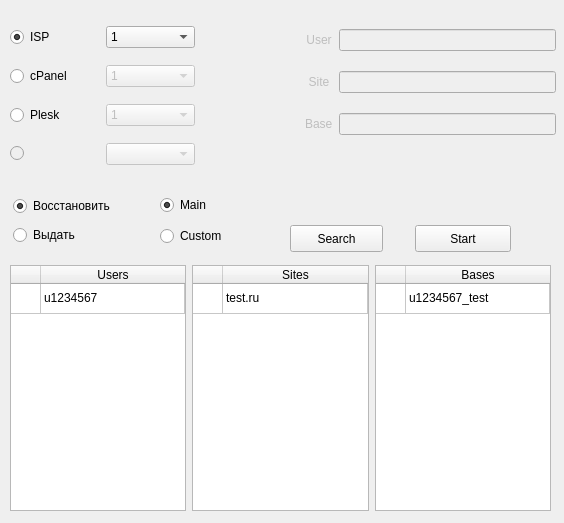
<?xml version="1.0" encoding="UTF-8"?>
<ui version="4.0">
 <class>Form</class>
 <widget class="QWidget" name="Form">
  <property name="geometry">
   <rect>
    <x>0</x>
    <y>0</y>
    <width>564</width>
    <height>523</height>
   </rect>
  </property>
  <property name="windowTitle">
   <string>Backup</string>
  </property>
  <widget class="QWidget" name="verticalLayoutWidget">
   <property name="geometry">
    <rect>
     <x>10</x>
     <y>190</y>
     <width>132</width>
     <height>61</height>
    </rect>
   </property>
   <layout class="QVBoxLayout" name="verticalLayout">
    <property name="margin">
     <number>3</number>
    </property>
    <item>
     <widget class="QRadioButton" name="radioButton_2">
      <property name="text">
       <string>Восстановить</string>
      </property>
      <property name="checked">
       <bool>true</bool>
      </property>
     </widget>
    </item>
    <item>
     <widget class="QRadioButton" name="radioButton">
      <property name="text">
       <string>Выдать</string>
      </property>
     </widget>
    </item>
   </layout>
  </widget>
  <widget class="QWidget" name="layoutWidget">
   <property name="geometry">
    <rect>
     <x>10</x>
     <y>15</y>
     <width>185</width>
     <height>162</height>
    </rect>
   </property>
   <layout class="QGridLayout" name="gridLayout_2">
    <item row="0" column="1">
     <widget class="QComboBox" name="comboBox_isp">
      <item>
       <property name="text">
        <string>1</string>
       </property>
      </item>
      <item>
       <property name="text">
        <string>2</string>
       </property>
      </item>
      <item>
       <property name="text">
        <string>4</string>
       </property>
      </item>
      <item>
       <property name="text">
        <string>7</string>
       </property>
      </item>
      <item>
       <property name="text">
        <string>8</string>
       </property>
      </item>
      <item>
       <property name="text">
        <string>9</string>
       </property>
      </item>
      <item>
       <property name="text">
        <string>10</string>
       </property>
      </item>
      <item>
       <property name="text">
        <string>11</string>
       </property>
      </item>
      <item>
       <property name="text">
        <string>12</string>
       </property>
      </item>
      <item>
       <property name="text">
        <string>13</string>
       </property>
      </item>
      <item>
       <property name="text">
        <string>14</string>
       </property>
      </item>
      <item>
       <property name="text">
        <string>15</string>
       </property>
      </item>
      <item>
       <property name="text">
        <string>16</string>
       </property>
      </item>
      <item>
       <property name="text">
        <string>17</string>
       </property>
      </item>
      <item>
       <property name="text">
        <string>18</string>
       </property>
      </item>
      <item>
       <property name="text">
        <string>19</string>
       </property>
      </item>
      <item>
       <property name="text">
        <string>20</string>
       </property>
      </item>
      <item>
       <property name="text">
        <string>21</string>
       </property>
      </item>
      <item>
       <property name="text">
        <string>22</string>
       </property>
      </item>
      <item>
       <property name="text">
        <string>23</string>
       </property>
      </item>
      <item>
       <property name="text">
        <string>24</string>
       </property>
      </item>
      <item>
       <property name="text">
        <string>25</string>
       </property>
      </item>
      <item>
       <property name="text">
        <string>26</string>
       </property>
      </item>
     </widget>
    </item>
    <item row="1" column="1">
     <widget class="QComboBox" name="comboBox_scp">
      <property name="enabled">
       <bool>false</bool>
      </property>
      <item>
       <property name="text">
        <string>1</string>
       </property>
      </item>
      <item>
       <property name="text">
        <string>2</string>
       </property>
      </item>
      <item>
       <property name="text">
        <string>3</string>
       </property>
      </item>
      <item>
       <property name="text">
        <string>4</string>
       </property>
      </item>
     </widget>
    </item>
    <item row="2" column="1">
     <widget class="QComboBox" name="comboBox_spl">
      <property name="enabled">
       <bool>false</bool>
      </property>
      <item>
       <property name="text">
        <string>1</string>
       </property>
      </item>
      <item>
       <property name="text">
        <string>2</string>
       </property>
      </item>
      <item>
       <property name="text">
        <string>3</string>
       </property>
      </item>
     </widget>
    </item>
    <item row="0" column="0">
     <widget class="QRadioButton" name="radioButton_isp">
      <property name="text">
       <string>ISP</string>
      </property>
      <property name="checked">
       <bool>true</bool>
      </property>
     </widget>
    </item>
    <item row="1" column="0">
     <widget class="QRadioButton" name="radioButton_scp">
      <property name="text">
       <string>cPanel</string>
      </property>
     </widget>
    </item>
    <item row="2" column="0">
     <widget class="QRadioButton" name="radioButton_spl">
      <property name="text">
       <string>Plesk</string>
      </property>
     </widget>
    </item>
    <item row="3" column="0">
     <widget class="QRadioButton" name="radioButton_4">
      <property name="enabled">
       <bool>false</bool>
      </property>
      <property name="text">
       <string/>
      </property>
      <property name="checkable">
       <bool>true</bool>
      </property>
     </widget>
    </item>
    <item row="3" column="1">
     <widget class="QComboBox" name="comboBox_4">
      <property name="enabled">
       <bool>false</bool>
      </property>
     </widget>
    </item>
   </layout>
  </widget>
  <widget class="QWidget" name="widget" native="true">
   <property name="geometry">
    <rect>
     <x>5</x>
     <y>260</y>
     <width>551</width>
     <height>256</height>
    </rect>
   </property>
   <widget class="QWidget" name="gridLayoutWidget">
    <property name="geometry">
     <rect>
      <x>5</x>
      <y>5</y>
      <width>541</width>
      <height>246</height>
     </rect>
    </property>
    <layout class="QGridLayout" name="gridLayout_3">
     <item row="0" column="2">
      <widget class="QTableWidget" name="tableWidget">
       <property name="sizePolicy">
        <sizepolicy hsizetype="Preferred" vsizetype="Preferred">
         <horstretch>0</horstretch>
         <verstretch>0</verstretch>
        </sizepolicy>
       </property>
       <property name="editTriggers">
        <set>QAbstractItemView::NoEditTriggers</set>
       </property>
       <property name="showGrid">
        <bool>true</bool>
       </property>
       <property name="sortingEnabled">
        <bool>true</bool>
       </property>
       <attribute name="horizontalHeaderCascadingSectionResizes">
        <bool>false</bool>
       </attribute>
       <attribute name="horizontalHeaderDefaultSectionSize">
        <number>30</number>
       </attribute>
       <attribute name="horizontalHeaderMinimumSectionSize">
        <number>30</number>
       </attribute>
       <attribute name="horizontalHeaderStretchLastSection">
        <bool>true</bool>
       </attribute>
       <attribute name="verticalHeaderVisible">
        <bool>false</bool>
       </attribute>
       <attribute name="verticalHeaderVisible">
        <bool>false</bool>
       </attribute>
       <attribute name="horizontalHeaderStretchLastSection">
        <bool>true</bool>
       </attribute>
       <attribute name="horizontalHeaderCascadingSectionResizes">
        <bool>false</bool>
       </attribute>
       <attribute name="horizontalHeaderMinimumSectionSize">
        <number>30</number>
       </attribute>
       <attribute name="horizontalHeaderDefaultSectionSize">
        <number>30</number>
       </attribute>
       <row>
        <property name="text">
         <string/>
        </property>
       </row>
       <column>
        <property name="text">
         <string/>
        </property>
       </column>
       <column>
        <property name="text">
         <string>Users</string>
        </property>
       </column>
       <item row="0" column="0">
        <property name="text">
         <string/>
        </property>
       </item>
       <item row="0" column="1">
        <property name="text">
         <string>u1234567</string>
        </property>
       </item>
      </widget>
     </item>
     <item row="0" column="3">
      <widget class="QTableWidget" name="tableWidget_2">
       <property name="sizePolicy">
        <sizepolicy hsizetype="Preferred" vsizetype="Preferred">
         <horstretch>0</horstretch>
         <verstretch>0</verstretch>
        </sizepolicy>
       </property>
       <property name="showGrid">
        <bool>true</bool>
       </property>
       <property name="sortingEnabled">
        <bool>true</bool>
       </property>
       <attribute name="horizontalHeaderCascadingSectionResizes">
        <bool>false</bool>
       </attribute>
       <attribute name="horizontalHeaderDefaultSectionSize">
        <number>30</number>
       </attribute>
       <attribute name="horizontalHeaderMinimumSectionSize">
        <number>30</number>
       </attribute>
       <attribute name="horizontalHeaderStretchLastSection">
        <bool>true</bool>
       </attribute>
       <attribute name="verticalHeaderVisible">
        <bool>false</bool>
       </attribute>
       <attribute name="verticalHeaderVisible">
        <bool>false</bool>
       </attribute>
       <attribute name="horizontalHeaderStretchLastSection">
        <bool>true</bool>
       </attribute>
       <attribute name="horizontalHeaderCascadingSectionResizes">
        <bool>false</bool>
       </attribute>
       <attribute name="horizontalHeaderMinimumSectionSize">
        <number>30</number>
       </attribute>
       <attribute name="horizontalHeaderDefaultSectionSize">
        <number>30</number>
       </attribute>
       <row>
        <property name="text">
         <string/>
        </property>
       </row>
       <column>
        <property name="text">
         <string/>
        </property>
       </column>
       <column>
        <property name="text">
         <string>Sites</string>
        </property>
       </column>
       <item row="0" column="0">
        <property name="text">
         <string/>
        </property>
       </item>
       <item row="0" column="1">
        <property name="text">
         <string>test.ru</string>
        </property>
       </item>
      </widget>
     </item>
     <item row="0" column="4">
      <widget class="QTableWidget" name="tableWidget_3">
       <property name="sizePolicy">
        <sizepolicy hsizetype="Preferred" vsizetype="Preferred">
         <horstretch>0</horstretch>
         <verstretch>0</verstretch>
        </sizepolicy>
       </property>
       <property name="showGrid">
        <bool>true</bool>
       </property>
       <property name="sortingEnabled">
        <bool>true</bool>
       </property>
       <attribute name="horizontalHeaderCascadingSectionResizes">
        <bool>false</bool>
       </attribute>
       <attribute name="horizontalHeaderDefaultSectionSize">
        <number>30</number>
       </attribute>
       <attribute name="horizontalHeaderMinimumSectionSize">
        <number>30</number>
       </attribute>
       <attribute name="horizontalHeaderStretchLastSection">
        <bool>true</bool>
       </attribute>
       <attribute name="verticalHeaderVisible">
        <bool>false</bool>
       </attribute>
       <attribute name="verticalHeaderVisible">
        <bool>false</bool>
       </attribute>
       <attribute name="horizontalHeaderStretchLastSection">
        <bool>true</bool>
       </attribute>
       <attribute name="horizontalHeaderCascadingSectionResizes">
        <bool>false</bool>
       </attribute>
       <attribute name="horizontalHeaderMinimumSectionSize">
        <number>30</number>
       </attribute>
       <attribute name="horizontalHeaderDefaultSectionSize">
        <number>30</number>
       </attribute>
       <row>
        <property name="text">
         <string/>
        </property>
       </row>
       <column>
        <property name="text">
         <string/>
        </property>
       </column>
       <column>
        <property name="text">
         <string>Bases</string>
        </property>
       </column>
       <item row="0" column="1">
        <property name="text">
         <string>u1234567_test</string>
        </property>
       </item>
      </widget>
     </item>
    </layout>
   </widget>
  </widget>
  <widget class="QWidget" name="verticalLayoutWidget_2">
   <property name="geometry">
    <rect>
     <x>160</x>
     <y>190</y>
     <width>86</width>
     <height>61</height>
    </rect>
   </property>
   <layout class="QVBoxLayout" name="verticalLayout_2">
    <item>
     <widget class="QRadioButton" name="radioButton_5">
      <property name="text">
       <string>Main</string>
      </property>
      <property name="checked">
       <bool>true</bool>
      </property>
     </widget>
    </item>
    <item>
     <widget class="QRadioButton" name="radioButton_3">
      <property name="text">
       <string>Custom</string>
      </property>
     </widget>
    </item>
   </layout>
  </widget>
  <widget class="QPushButton" name="pushButton">
   <property name="geometry">
    <rect>
     <x>415</x>
     <y>225</y>
     <width>96</width>
     <height>27</height>
    </rect>
   </property>
   <property name="text">
    <string>Start</string>
   </property>
  </widget>
  <widget class="QWidget" name="widget_2" native="true">
   <property name="enabled">
    <bool>false</bool>
   </property>
   <property name="geometry">
    <rect>
     <x>295</x>
     <y>10</y>
     <width>266</width>
     <height>146</height>
    </rect>
   </property>
   <widget class="QWidget" name="gridLayoutWidget_2">
    <property name="geometry">
     <rect>
      <x>5</x>
      <y>5</y>
      <width>256</width>
      <height>136</height>
     </rect>
    </property>
    <layout class="QGridLayout" name="gridLayout_4">
     <property name="leftMargin">
      <number>5</number>
     </property>
     <item row="0" column="1">
      <widget class="QLineEdit" name="lineEdit"/>
     </item>
     <item row="1" column="1">
      <widget class="QLineEdit" name="lineEdit_2"/>
     </item>
     <item row="2" column="1">
      <widget class="QLineEdit" name="lineEdit_3"/>
     </item>
     <item row="0" column="0">
      <widget class="QLabel" name="label_4">
       <property name="text">
        <string>User</string>
       </property>
       <property name="alignment">
        <set>Qt::AlignCenter</set>
       </property>
      </widget>
     </item>
     <item row="1" column="0">
      <widget class="QLabel" name="label_5">
       <property name="text">
        <string>Site</string>
       </property>
       <property name="alignment">
        <set>Qt::AlignCenter</set>
       </property>
      </widget>
     </item>
     <item row="2" column="0">
      <widget class="QLabel" name="label_6">
       <property name="text">
        <string>Base</string>
       </property>
      </widget>
     </item>
    </layout>
   </widget>
  </widget>
  <widget class="QPushButton" name="pushButton_2">
   <property name="enabled">
    <bool>true</bool>
   </property>
   <property name="geometry">
    <rect>
     <x>290</x>
     <y>225</y>
     <width>93</width>
     <height>27</height>
    </rect>
   </property>
   <property name="text">
    <string>Search</string>
   </property>
  </widget>
 </widget>
 <resources/>
 <connections>
  <connection>
   <sender>radioButton_isp</sender>
   <signal>toggled(bool)</signal>
   <receiver>comboBox_isp</receiver>
   <slot>setEnabled(bool)</slot>
   <hints>
    <hint type="sourcelabel">
     <x>36</x>
     <y>38</y>
    </hint>
    <hint type="destinationlabel">
     <x>122</x>
     <y>35</y>
    </hint>
   </hints>
  </connection>
  <connection>
   <sender>radioButton_scp</sender>
   <signal>toggled(bool)</signal>
   <receiver>comboBox_scp</receiver>
   <slot>setEnabled(bool)</slot>
   <hints>
    <hint type="sourcelabel">
     <x>52</x>
     <y>78</y>
    </hint>
    <hint type="destinationlabel">
     <x>137</x>
     <y>78</y>
    </hint>
   </hints>
  </connection>
  <connection>
   <sender>radioButton_spl</sender>
   <signal>toggled(bool)</signal>
   <receiver>comboBox_spl</receiver>
   <slot>setEnabled(bool)</slot>
   <hints>
    <hint type="sourcelabel">
     <x>54</x>
     <y>115</y>
    </hint>
    <hint type="destinationlabel">
     <x>135</x>
     <y>120</y>
    </hint>
   </hints>
  </connection>
  <connection>
   <sender>radioButton_5</sender>
   <signal>toggled(bool)</signal>
   <receiver>widget</receiver>
   <slot>setEnabled(bool)</slot>
   <hints>
    <hint type="sourcelabel">
     <x>179</x>
     <y>200</y>
    </hint>
    <hint type="destinationlabel">
     <x>265</x>
     <y>283</y>
    </hint>
   </hints>
  </connection>
  <connection>
   <sender>radioButton_3</sender>
   <signal>toggled(bool)</signal>
   <receiver>widget_2</receiver>
   <slot>setEnabled(bool)</slot>
   <hints>
    <hint type="sourcelabel">
     <x>184</x>
     <y>233</y>
    </hint>
    <hint type="destinationlabel">
     <x>308</x>
     <y>110</y>
    </hint>
   </hints>
  </connection>
  <connection>
   <sender>radioButton_5</sender>
   <signal>toggled(bool)</signal>
   <receiver>pushButton_2</receiver>
   <slot>setEnabled(bool)</slot>
   <hints>
    <hint type="sourcelabel">
     <x>222</x>
     <y>207</y>
    </hint>
    <hint type="destinationlabel">
     <x>319</x>
     <y>237</y>
    </hint>
   </hints>
  </connection>
 </connections>
</ui>
